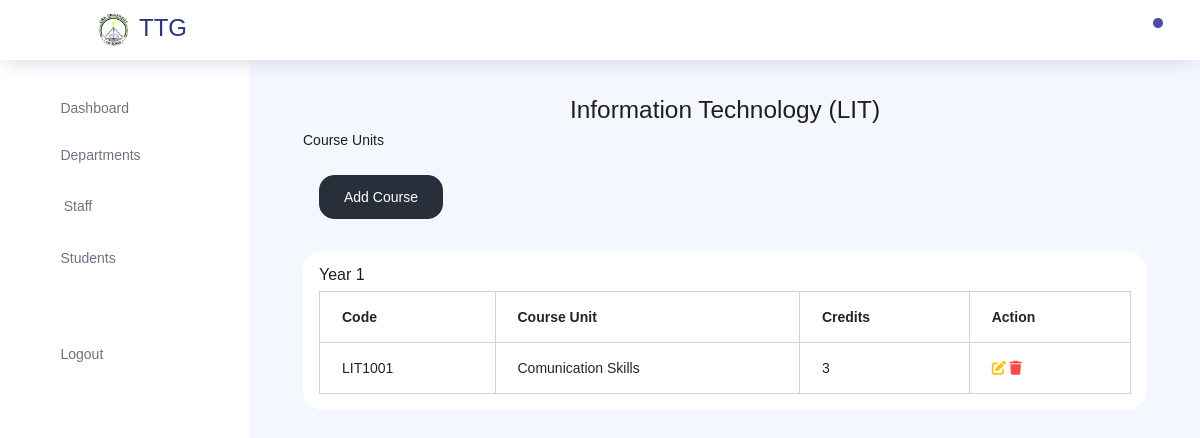
The app's page /courses/2/, older data.
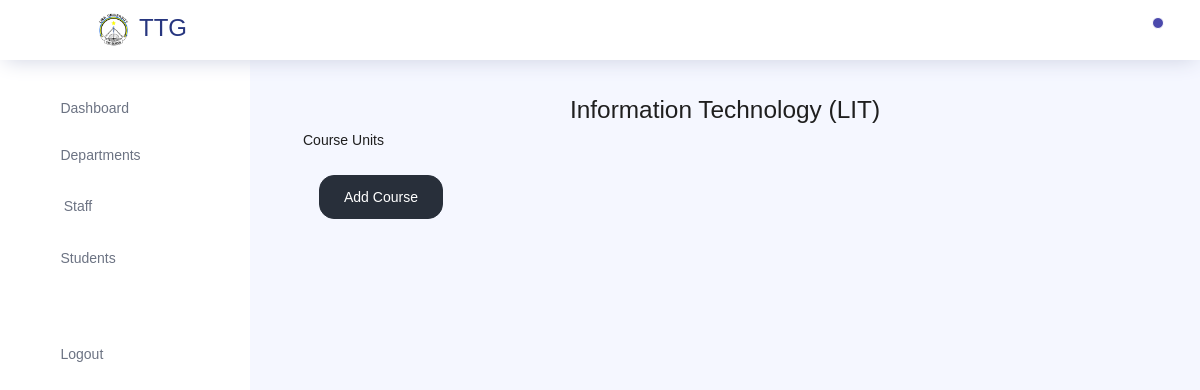
The same page, newer data.
### store/models.py (models this page shows, shortened)
class Program(models.Model):
    program_name = models.CharField(max_length=100)
    program_code = models.CharField(max_length=20)
    department = models.ForeignKey(Department, on_delete=models.CASCADE)

class Course(models.Model):
    course_name = models.CharField(max_length=100)
    course_code = models.CharField(max_length=20)
    description = models.TextField()
    program = models.ForeignKey(Program, on_delete=models.CASCADE)
    credit = models.PositiveIntegerField()
    course_year = models.PositiveIntegerField()

### core/views.py (the view, shortened to what this page needs)
# urls.py: path('courses/<str:program>/', views.course, name='course'),
def course(request, program):
    program = get_object_or_404(Program, pk=program)
    courses = Course.objects.filter(program=program)
    courses_by_year = {}
    for course in courses:
        year = course.course_year
        if year not in courses_by_year:
            courses_by_year[year] = []
        courses_by_year[year].append(course)
    context = {
        'program':program,
        'courses':courses,
        'courses_by_year':courses_by_year,
    }
    return render(request, "pages/course.html", context)

### templates/pages/course.html (shortened to what this page needs)
{% extends 'core/layout.html'%}
{% block content %}
<div class="container">
    <h3 class="text-center">{{ program.program_name }} ({{ program.program_code }})</h3>
    <p>Course Units</p>
    <a href="#" class="btn btn-dark m-3" data-toggle="modal" data-target="#addCourse">Add Course</a>
    {% for year, courses_in_year in courses_by_year.items %}
    <div class="card p-3 my-3 bg-white">
        <h5>Year {{ year }}</h5>
        <table class="table table-bordered">
            <thead>
                <tr>
                    <th>Code</th>
                    <th>Course Unit</th>
                    <th>Credits</th>
                    <th>Action</th>
                </tr>
            </thead>
            <tbody>
                {% for c in courses %}
                {% if c.course_year == year %}
                <tr>
                    <td>{{ c.course_code }}</td>
                    <td>{{ c.course_name }}</td>
                    <td>{{ c.credit }}</td>
                    <td>
                        <a href="#" data-toggle="modal" data-target="#editCourse{{ c.id }}"><i class="fas fa-edit text-warning"></i></a>
                        <a href="{% url 'core:deleteCourse' pk=c.id %}" onclick="return(confirm('Are you sure you want to delete this Course?'))"><i class="fas fa-trash text-danger"></i></a>
                    </td>
                </tr>
                {% endif %}
                {% endfor %}
            </tbody>
        </table>
    </div>
    {% endfor %}
</div>
{%endblock%}

### templates/core/layout.html (shortened to what this page needs)
{% load static%}
<!DOCTYPE html>
<html lang="en">
<head>
  <link rel="stylesheet" href="{% static 'vendors/feather/feather.css' %}">
  <link rel="stylesheet" href="{% static 'vendors/ti-icons/css/themify-icons.css' %}">
  <link rel="stylesheet" href="{% static 'vendors/css/vendor.bundle.base.css' %}">
  <link rel="stylesheet" href="{% static 'vendors/mdi/css/materialdesignicons.min.css' %}">
  <link rel="stylesheet" href="{% static 'vendors/datatables.net-bs4/dataTables.bootstrap4.css' %}">
  <link rel="stylesheet" href="{% static 'vendors/ti-icons/css/themify-icons.css' %}">
  <link rel="stylesheet" type="text/css" href="{% static 'js/select.dataTables.min.css' %}">
  <link rel="stylesheet" href="{% static 'css/vertical-layout-light/style.css' %}">
  <link rel="stylesheet" href="https://cdnjs.cloudflare.com/ajax/libs/font-awesome/6.0.0-beta3/css/all.min.css">
</head>
<body>
  <div class="container-scroller">
    <nav class="navbar col-lg-12 col-12 p-0 fixed-top d-flex flex-row">
      <div class="text-center navbar-brand-wrapper d-flex align-items-center justify-content-center">
        <a class="navbar-brand brand-logo ml-5 " href="#"><img src="{% static 'images/timetable/logolira.png' %}" class="mr-2" alt="Lira University" />TTG</a>
      </div>
      <div class="navbar-menu-wrapper d-flex align-items-center justify-content-end">
        <button class="navbar-toggler navbar-toggler align-self-center" type="button" data-toggle="minimize">
          <span class="icon-menu"></span>
        </button>
        <ul class="navbar-nav navbar-nav-right">
          <li class="nav-item dropdown">
            <a class="nav-link count-indicator dropdown-toggle" id="notificationDropdown" href="#"
              data-toggle="dropdown">
              <i class="icon-bell mx-0"></i>
              <span class="count"></span>
            </a>
          </li>
        </ul>
      </div>
    </nav>
    <div class="container-fluid page-body-wrapper">
      <nav class="sidebar sidebar-offcanvas position-fixed" id="sidebar">
        <ul class="nav">
          <li class="nav-item">
            <a class="nav-link" href="{% url 'core:dashboard'%}">
              <i class="icon-grid menu-icon"></i>
              <span class="menu-title">Dashboard</span>
            </a>
          </li>
          <li class="nav-item">
            <a class="nav-link" href="{% url 'core:departments' %}">
              <i class="icon-layout menu-icon"></i>
              <span class="menu-title">Departments</span>
            </a>
          </li>
          <li class="nav-item">
            <a class="nav-link" href="{% url 'core:staff' %}">
              <i style="font-size: 15px; margin-right: 20px;" class="mdi mdi-human-greeting"></i>
              <span class="menu-title">Staff</span>
            </a>
          </li>
          <li class="nav-item">
            <a class="nav-link" href="#">
              <i class="icon-head menu-icon"></i>
              <span class="menu-title">Students</span>
            </a>
          </li>
          <br>
          <li class="nav-item">
            <a class="nav-link" href="{% url 'core:logout' %}">
              <i class="icon-lock menu-icon"></i>
              <span class="menu-title">Logout</span>
            </a>
          </li>
        </ul>
      </nav>
      <div class="main-panel" style="margin-left: 250px;">
        <div class="content-wrapper">
          {% block content%}
          {% endblock%}
        </div>
      </div>
    </div>
  </div>
</body>
</html>

Row changes from the older to the newer data that the page shows:
removed Course: course_year "1", course_code "LIT1001", course_name "Comunication Skills", credit "3"
